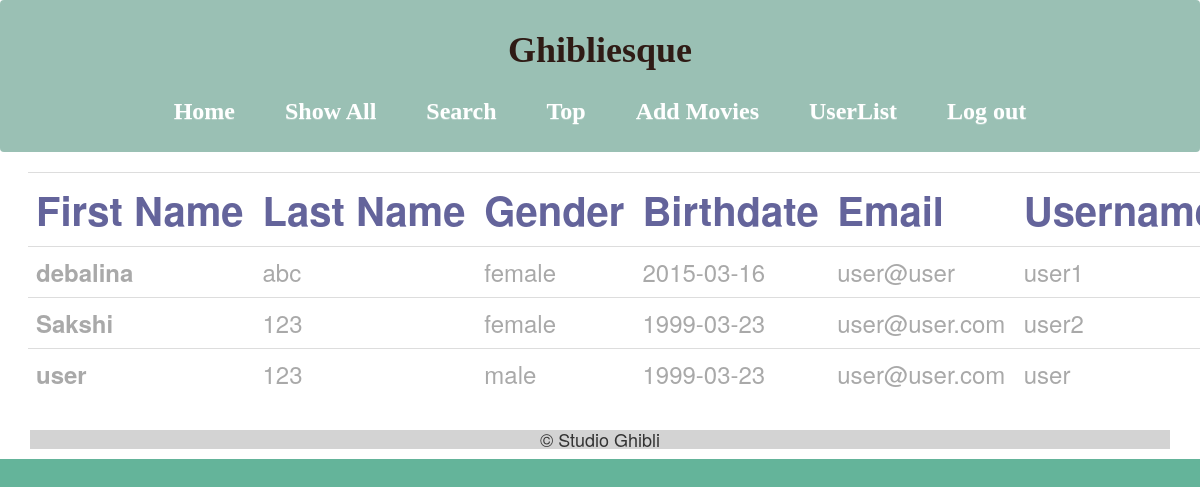
Screenshot of /userList.php with the database file from the repository.
### tables this page shows
CREATE TABLE `user` (
  `uid` int(11) NOT NULL,
  `firstname` varchar(25) NOT NULL,
  `lastname` varchar(25) NOT NULL,
  `gen` varchar(10) NOT NULL,
  `birthdate` date NOT NULL,
  `email` text NOT NULL,
  `username` varchar(30) NOT NULL,
  `pass` varchar(999) NOT NULL
);

### userList.php (the view, shortened to what this page needs)
<?php
include 'connection.php';
?>
<!DOCTYPE html>
<html>
<head>
       <link rel="stylesheet" href="https://maxcdn.bootstrapcdn.com/bootstrap/3.3.7/css/bootstrap.min.css">
     <link rel="stylesheet" href="https://maxcdn.bootstrapcdn.com/bootstrap/3.3.7/css/bootstrap-theme.min.css">
    <link rel="stylesheet" type="text/css" href="css/style.css">
</head>
<body>
   <?php
		$sql = "SELECT * FROM user";
		$result = mysqli_query($conn, $sql);
		if (mysqli_num_rows($result) > 0) {
			 echo '<table class="table table-hover" style="margin-left:2em;">
    <tr style="font-size:40px; font-weight:bold; color:rgb(100,100,155); ">
       <th>First Name</th>
       <th>Last Name</th>
       <th>Gender</th>
       <th>Birthdate</th>
       <th>Email</th>
       <th>Username</th>
    </tr> ';
		    while($row = mysqli_fetch_assoc($result)) {
		        echo " <tr style='font-size:24px; color:rgb(169,169,169);'>";
                    echo "<td>";
                    echo "<b>" .$row["firstname"] . "</b>";
                    echo "</td>";
                   echo "<td>"; echo $row["lastname"]; echo "</td>";
                    echo "<td>"; echo $row["gen"]; echo "</td>";
                  echo "<td>"; echo  $row["birthdate"]; echo "</td>";
                   echo "<td>"; echo $row["email"]; echo "</td>";
                  echo "<td>";  echo $row["username"]; echo "</td>";
		    }
		} else {
		    echo "0 results";
		} echo " </tr></table>";
?>
   <footer>
       <div class="container">
	<h4 style="text-align: center; background-color: lightgrey; width: 100%;"> &copy; Studio Ghibli</h4>
       </div>
   </footer>
</body>
</html>

### css/style.css (style rules this page uses)
.navigation { background-color: black; font-size: 17px; }

### rows the page displays
user: firstname "debalina", lastname "abc", gen "female", birthdate "2015-03-16", email "user@user", username "user1"
user: firstname "Sakshi", lastname "123", gen "female", birthdate "1999-03-23", email "user@user.com", username "user2"
user: firstname "user", lastname "123", gen "male", birthdate "1999-03-23", email "user@user.com", username "user"
